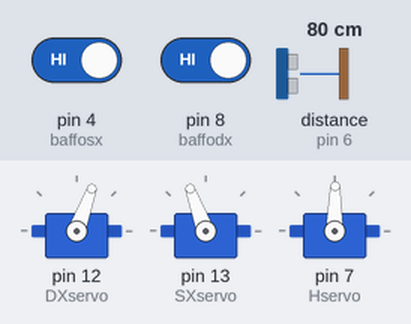
The sketch below on a simulated Arduino Uno, built with avr-gcc and run on an emulated ATmega328P. On the bench: 3 × servo. Wiring (inferred from the names in the program): ultrasonic range finder: trigger pin 5; echo pin 6. The inputs (shaded band) are chosen by the test bench; at power-on: distance to the obstacle (sensor on pin 6) 80 cm, pin 4 (baffosx) HIGH, pin 8 (baffodx) HIGH. The echo pulse lasts 58.3 µs per cm; what the sketch prints to the serial monitor is not drawn.

Above: at 1.2 s.
1.3 s: distance to the obstacle (sensor on pin 6) set to 2 cm
At 1.7 s:
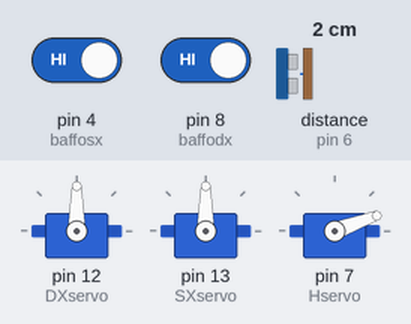
At 3.3 s:
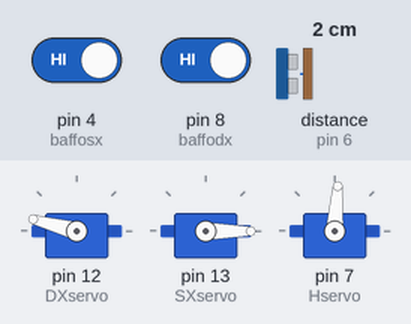
4.3 s: distance to the obstacle (sensor on pin 6) set to 14 cm
At 5.6 s:
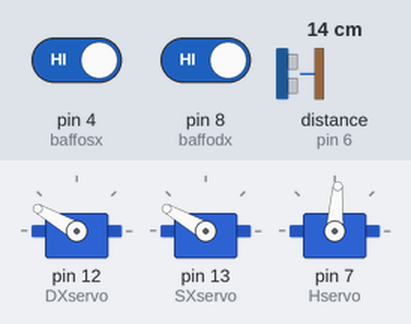
7.3 s: distance to the obstacle (sensor on pin 6) set to 19 cm
9.1 s: pin 4 (baffosx) driven LOW
At 11.0 s:
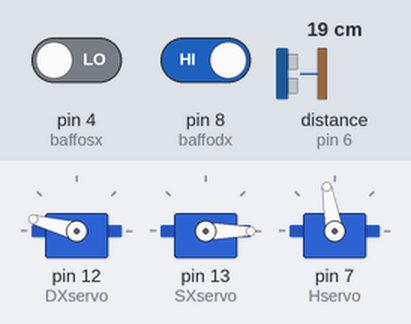
12.1 s: pin 8 (baffodx) driven LOW
15.1 s: distance to the obstacle (sensor on pin 6) set to 4 cm
Timing chart, 0 to 48.2 s (numbered marks = the images above; inputs shaded):
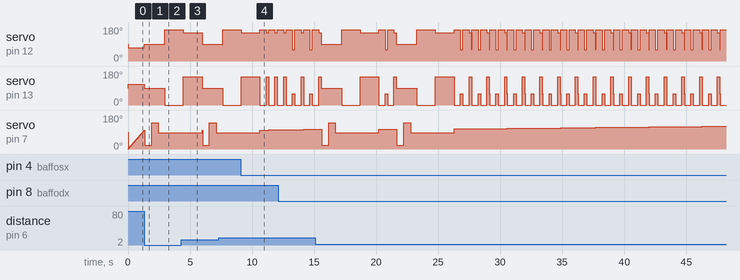

Measured:
- after the input at 1.3 s, servo on pin 12 (DXservo): 70° → 90° at once, → 165° 1.7 s later; servo on pin 13 (SXservo): 110° → 90° at once, → 0° 1.7 s later

The sketch:

Robot_V4.ino
```cpp
//here we have two new input , the mustaches made by two n.o. switches , and program is written with some different instruction like switch/case , if , and millis()


#include <Servo.h>
#define baffodx 8
#define baffosx 4
Servo DXservo;
Servo SXservo;
Servo Hservo;
const int triggerPort = 5;
const int echoPort = 6;
int Dminima = 15;
int mid_measure = 0;
int sx_measure = 0 ;
int dx_measure = 0 ;
int pos;
unsigned long t0, dt;
bool baffoDX;  // right(dx) and left(sx) mustaches
bool baffoSX;
int fase = 0;
int i = 0;
void setup() {
  pinMode(triggerPort,OUTPUT);
  pinMode(echoPort,INPUT);
  pinMode(baffodx,INPUT);
  pinMode(baffosx,INPUT);
  DXservo.attach(12);
  SXservo.attach(13);
  Hservo.attach(7);
  Serial.begin(9600);
}

void loop() {


  dt = millis() - t0;

    if (dt >= 7) {
      switch(fase){

        case 0 :

                Hservo.write(i);
                i+=1;
                avanti();
                 baffoDX = digitalRead(baffodx);
                 baffoSX = digitalRead(baffosx);
                 if (baffoDX == 0){
                  indietro();
                  delay(500);
                  sinistra();
                  delay(200);
                 }
                 if (baffoSX == 0){
                  indietro();
                  delay(500);
                  destra();
                  delay(200);
                 }
                if (i >= 0 && i<= 66){
                  sx_measure = misurazione();
                  testsinistra();
                }else
                if (i >= 67 && i<= 106){
                  mid_measure = misurazione();
                  testavanti();
                }else
                if (i >= 107 && i<= 180){
                  dx_measure = misurazione();
                  testdestra();
                }
              t0 = millis();
            if(i>=180){
              fase = 1;
            }break;

         case 1 :
                    Hservo.write(i);
                i-=1;
                avanti();
                baffoDX = digitalRead(baffodx);
                baffoSX = digitalRead(baffosx);
                if (baffoDX == 0){
                  indietro();
                  delay(500);
                  sinistra();
                  delay(200);
                 }
                 if (baffoSX == 0){
                  indietro();
                  delay(500);
                  destra();
                  delay(200);
                 }
                if (i >= 0 && i<= 79){
                  sx_measure = misurazione();
                  testsinistra();
                }else
                if (i >= 80 && i<= 90){
                  mid_measure = misurazione();
                  testavanti();
                }else
                if (i >= 91 && i<= 180){
                  dx_measure = misurazione();
                  testdestra();
                }
              t0 = millis();
            if(i<=0){
              fase = 0;
            }break;


      }
    }Serial.println(baffoDX);
   Serial.println(baffoSX);
}


                                                                                      void testavanti(){
                                                                                      if( mid_measure <= Dminima ){
                                                                                      fermo();
                                                                                      delay(50);
                                                                                      Hservo.write(20);
                                                                                      delay(500);
                                                                                      sx_measure = misurazione();
                                                                                      delay(50);

                                                                                      Hservo.write(140);
                                                                                      delay(500);
                                                                                      dx_measure = misurazione();
                                                                                      delay(50);
                                                                                      Hservo.write(86);
                                                                                      delay(500);

                                                                                      if(sx_measure > Dminima && sx_measure > dx_measure){

                                                                                         sinistra();

                                                                                         delay(1000);

                                                                                      }else

                                                                                      if(dx_measure > Dminima && dx_measure > sx_measure){

                                                                                         destra();

                                                                                         delay(1000);

                                                                                      }else

                                                                                      if((sx_measure < Dminima) && (dx_measure < Dminima)){

                                                                                        indietro();
                                                                                        delay(1500);
                                                                                        destra();
                                                                                        delay(1500);

                                                                                      }

                                                                                    }
                                                                                  }

                                                                                    void testsinistra(){

                                                                                      if(sx_measure <= Dminima){
                                                                                        destra();
                                                                                        delay(20);
                                                                                      }

                                                                                    }

                                                                                    void testdestra(){

                                                                                      if(dx_measure <= Dminima){
                                                                                        sinistra();
                                                                                        delay(20);
                                                                                      }

                                                                                    }
void avanti (){

        DXservo.write(70);//50 160
        SXservo.write(110);

}

void destra(){

        DXservo.write(150);//180 180
        SXservo.write(150);
}

void sinistra(){

        DXservo.write(60);//60 60
        SXservo.write(60);
}

void indietro(){
        DXservo.write(165);
        SXservo.write(0);


}


void fermo(){
        DXservo.write(90);
        SXservo.write(90);

}

int misurazione(){

  digitalWrite(triggerPort,LOW);
  delayMicroseconds(2);
  digitalWrite(triggerPort,HIGH);
  delayMicroseconds(10);
  digitalWrite(triggerPort,LOW);
  float durata = pulseIn(echoPort,HIGH);
  durata = durata/58;
  return(int)durata;
}
```
